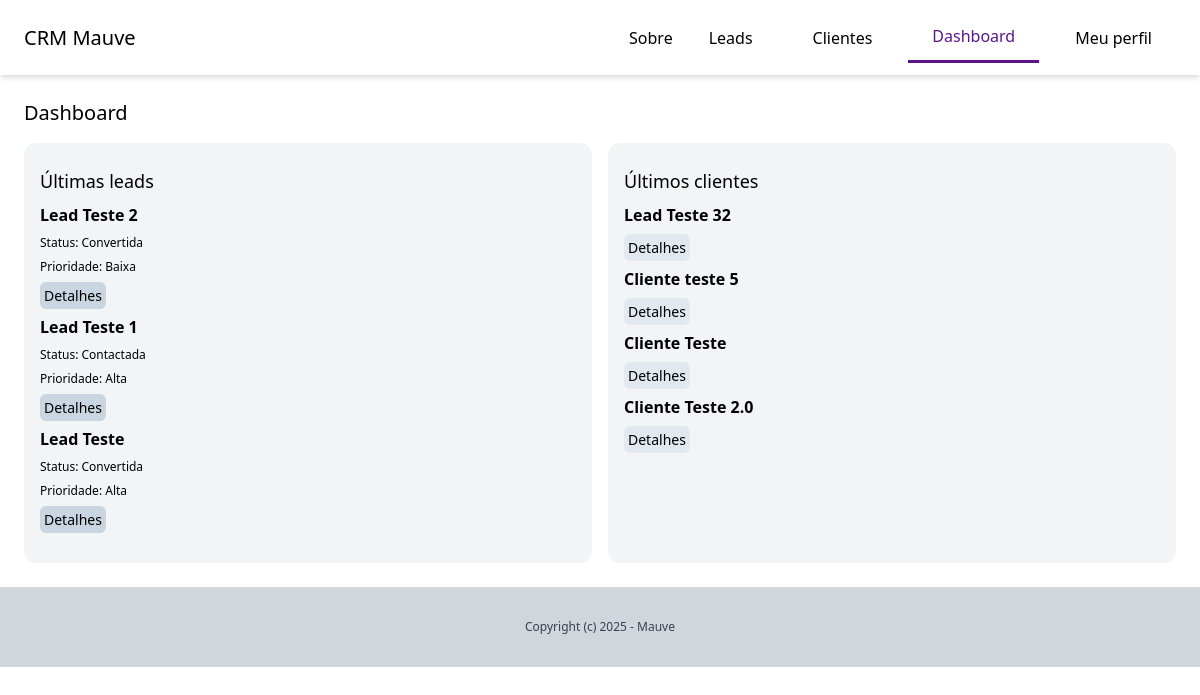
Page /dashboard/ (signed in) on the earlier database version.
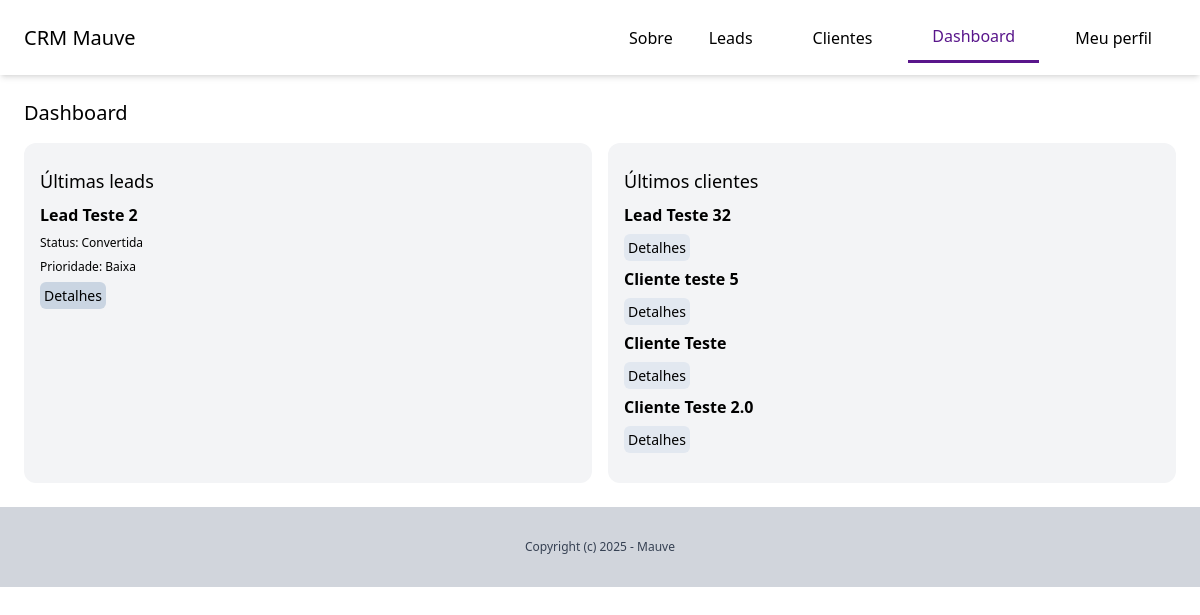
Same page on the later database version.
### lead/models.py (models this page shows, shortened)
class Lead(models.Model):
    LOW = 'baixa'
    MEDIUM = 'media'
    HIGH = 'alta'
    CHOICES_PRIORITY = [
        (LOW, 'Baixa'),
        (MEDIUM, 'Média'),
        (HIGH, 'Alta')
    ]
    NOVO = 'novo'
    CONT = 'contactada'
    CONV = 'convertida'
    PERD = 'perdida'
    CHOICES_STATUS = [
        (NOVO, 'Novo'),
        (CONT, 'Contactada'),
        (CONV, 'Convertida'),
        (PERD, 'Perdida'),
    ]
    team = models.ForeignKey(Team, related_name='leads', on_delete=models.CASCADE)
    nome = models.CharField(max_length=255)
    email = models.EmailField()
    sobre = models.CharField(blank=True, null=True)
    prioridade = models.CharField(max_length=10, choices=CHOICES_PRIORITY, default=MEDIUM)
    status = models.CharField(max_length=10, choices=CHOICES_STATUS, default=NOVO)
    convertida_para_client = models.BooleanField(default=False)
    criada_por = models.ForeignKey(User, related_name='leads', on_delete=models.CASCADE)
    criada_em = models.DateTimeField(auto_now_add=True)
    modificada_em = models.DateTimeField(auto_now=True)
    class Meta:
        ordering = ('nome',)

### client/models.py (models this page shows, shortened)
class Client(models.Model):
    team = models.ForeignKey(Team, related_name='clients', on_delete=models.CASCADE)
    nome = models.CharField(max_length=255)
    email = models.EmailField()
    sobre = models.CharField(blank=True, null=True)
    criado_por = models.ForeignKey(User, related_name='clients', on_delete=models.CASCADE)
    criado_em = models.DateTimeField(auto_now_add=True)
    modificado_em = models.DateTimeField(auto_now=True)
    class Meta:
        ordering = ('nome',)

### dashboard/views.py (the view)
# urls.py: path('', views.dashboard, name='index'),
@login_required
def dashboard(request):
    team = Team.objects.filter(criado_por=request.user)[0]
    leads = Lead.objects.filter(team=team, convertida_para_client=False).order_by('-criada_em')[0:5]
    clients = Client.objects.filter(team=team).order_by('-criado_em')[0:5]
    return render(request, 'dashboard/dashboard.html', {
        'leads': leads,
        'clients': clients,
    })

### dashboard/templates/dashboard/dashboard.html (shortened to what this page needs)
{% extends 'core/base.html' %}
{% block content %}
    <div class="py-6 px-6">
        <h1 class="mb-4 text-xl">Dashboard</h1>
        <div class="flex space-x-4">
            <div class="w-1/2 px-4 py-6 bg-gray-100 rounded-xl leads">
                <h2 class="text-lg mb-2">Últimas leads</h2>
                {% for lead in leads %}
                    <div class="lead mb-2">
                        <div class="space-y-2">
                            <h3 class="font-semibold" >{{ lead.nome }}</h3>
                            <p class="text-xs">Status: {{ lead.get_status_display }}</p>
                            <p class="text-xs">Prioridade: {{ lead.get_prioridade_display }}</p>
                            <a href="{% url 'leads:sobre' lead.pk %}" class="py-1 px-1 text-sm bg-slate-300 rounded-md hover:bg-slate-100">Detalhes</a>
                        </div>
                    </div>
                {% endfor %}
            </div>
            <div class="w-1/2 px-4 py-6 bg-gray-100 rounded-xl clients">
                <h2 class="text-lg mb-2">Últimos clientes</h2>
                {% for client in clients %}
                    <div class="client mb-2">
                        <div class="space-y-2">
                            <h3 class="font-semibold">{{ client.nome }}</h3>
                            <a href="{% url 'clients:sobre' client.pk %}" class="py-1 px-1 text-sm bg-slate-200 rounded-md hover:bg-slate-100">Detalhes</a>
                        </div>
                    </div>
                {% endfor %}
            </div>
        </div>
    </div>
{% endblock %}

Differences in the rows shown:
removed Lead: nome "Lead Teste 1", status "Contactada", prioridade "Alta"
removed Lead: nome "Lead Teste", status "Convertida", prioridade "Alta"
